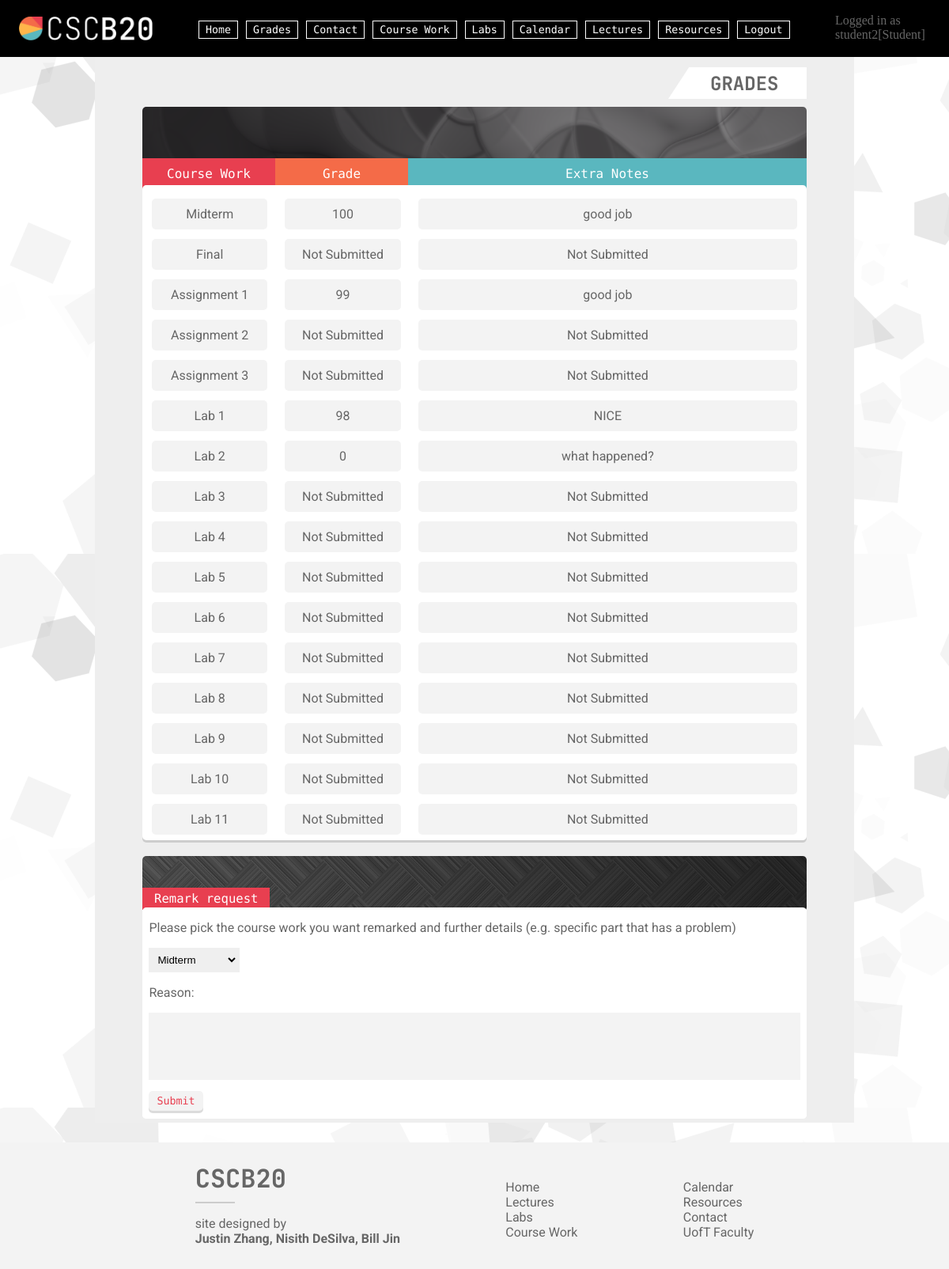
/Grades (signed in), run on the app's committed database.
### app.py (models this page shows)
class Notes(db.Model):
    __tablename__ = 'Notes'
    worktype = db.Column(db.String(20), primary_key = True)
    username = db.Column(db.String(20), db.ForeignKey('User.username'), nullable = False, primary_key=True)
    grade = db.Column(db.Integer)
    extraNotes = db.Column(db.Text)

### app.py (the view)
@app.route("/Grades")
def Grades():
    if "user" not in session: return redirect(url_for("login"))
    if session["user"]["clas"]!="Student": return redirect(url_for("Home"))
    grades = {}
    username = session["user"]["username"]
    for i in courseworks:
        q = db.session.query(Notes).filter(Notes.worktype==i, Notes.username==username)
        if q.count()==0:
            grades[i]=gradeEntry("Not Submitted", "Not Submitted")
        else:
            q = q.first()
            grades[i]=gradeEntry(q.grade, q.extraNotes)
    return render_template("Grades.html", user=session["user"], grades=grades, courseworks=courseworks)

### templates/Grades.html (shortened to what this page needs)
<!DOCTYPE html>
<html lang="en" dir="ltr">
    <head>
        <link rel="stylesheet"
              href="{{ url_for('static',filename='styles/index.css') }}">
        <link rel="stylesheet"
              href="{{ url_for('static',filename='styles/Grades.css') }}">
    </head>
    <body>
        {% extends "template.html" %}
        {% block content %}
        <div class="flex-title">
            <div class="title-poly">
                <h2>GRADES</h2>
            </div>
        </div>
        <div class="head-img">
            <img src="/static/res/graphic2.png">
        </div>
        <div id="table-sec">
            <table id="tb-headers">
                <colgroup>
                    <col id="course-work" />
                    <col id="grade" />
                    <col id="notes" />
                </colgroup>
                <tr>
                    <th style="background-color:#e83f50ff">Course Work</th>
                    <th style="background-color:#f46b48ff">Grade</th>
                    <th style="background-color:#5ab7bfff">Extra Notes</th>
                </tr>
            </table>
            <table id="assessments">
                <colgroup>
                    <col id="course-work" />
                    <col id="grade" />
                    <col id="notes" />
                </colgroup>
                {% for i in grades.keys() %}
                <tr>
                    <th><div>{{ i }}</div></th>
                    <th><div>{{ grades[i].grade }}</div></th>
                    <th><div>{{ grades[i].notes }}</div></th>
                </tr>
                {% endfor %}
            </table>
        </div>
        <div class="feeback-sec">
            <img src="/static/res/graphic3.png" class="triangle-img">
            <div class="anon-feedback-title">
                <h3>Remark request</h3>
            </div>
            <div class="feedback-in">
                <p>Please pick the course work you want remarked and further details (e.g. specific part that has a problem)</p>
                <form class="feedback-form" action="{{ url_for('remarkReq') }}" method="POST">
                    <select name="worktype">
                        {% for i in courseworks %}
                        <option value="{{ i }}">{{ i }}</option>
                        {% endfor %}
                    </select>
                    <br />
                    <p>Reason:</p>
                    <textarea name="reason"></textarea>
                    <button type='submit' value="Submit">Submit</button>
                </form>
            </div>
        </div>
        {% endblock %}

### static/styles/index.css (style rules this page uses)
:root { --header-width:80vw; --header-left:10vw; }
body { min-height: 100vh; height: fit-content; display: flex; flex-direction: column; padding:0px; margin:0px; overflow-x: hidden; transition-duration: 0s; background-image: url("../res/bgw.webp") }
p { color: #666666; }

### static/styles/Grades.css (style rules this page uses)
.feeback-sec { font-family: 'Roboto'; margin-top: 10px; width: 100%; position: relative; height: fit-content; background-color: white; border-radius: 5px; }
.triangle-img { float: left; position: absolute; width: 100%; height: var(--triangle-height); border-radius: 5px; margin-bottom: 0px; object-fit: cover; z-index: 0; }
.feedback-in { padding-left: 1%; padding-right: 1%; position: inherit; display: inline-block; margin-top: calc(var(--triangle-height) - 5px); width: 98%; height: 100%; border-radius: 5px; background-color: white; padding-bottom: 5px; }
.feedback-form { display: inline-block; width: 100%; }
.feedback-form textarea { font-family: 'Roboto'; padding: 5px; margin: 0px; width: calc(100% - 10px); height: 75px; resize: none; border: none; background-color: #f3f3f3ff; margin-bottom: 10px; }
.feedback-form button { border: none; cursor: pointer; padding-left: 10px; padding-right: 10px; padding-top: 5px; padding-bottom: 5px; margin-bottom: 5px; border-radius: 5px; box-shadow: 0px 3px rgba(0, 0, 0, 0.14); font-family: "Fragment Mono", monospace; background-color: #f3f3f3ff; color: #e83f50; transition-duration: 0.1s; }
.anon-feedback-title { top:calc(var(--triangle-height) - 30px); float: left; position: absolute; font-size: smaller; height: fit-content; color: white; padding: 5px; padding-left: 15px; padding-right: 15px; background-color: #e83f50ff; }
.anon-feedback-title h3 { margin: 0px; padding: 0px; font-family: 'Fragment Mono', monospace; font-weight: lighter; }
.feedback-form select { border: 2px transparent solid; padding: 5px; }
#assessments { width: 100%; position: relative; top: -10px; table-layout: fixed; background-color: #FFFFFF; border-radius: 5px; font-family: 'Roboto'; color: #666666; font-weight: lighter; padding-top: 10px; box-shadow: 0px 3px rgb(205, 205, 205); z-index: 20; }
#assessments th { padding: 5px 10px; }
#assessments div { background-color: #f3f3f3ff; border-radius: 5px; padding: 10px 0px; font-weight: normal; }
#course-work { width: 20%; }
#grade { width: 20%; }
#tb-headers { width: 100%; table-layout: fixed; border-radius: 5px; font-family: "Fragment Mono", monospace; color: white; border-spacing: 0px; padding-bottom: 0px; z-index: 10; position: relative; top: -5px; }
#tb-headers th { padding: 10px 0px; font-weight: lighter; }
.head-img { display: flex; width: 100%; align-items: center; justify-content: center; }
.head-img img { width: 100%; object-fit: cover; height: var(--triangle-height); border-radius: 5px; }

### static/styles/resources.css (style rules this page uses)
:root { --header-width:80vw; --header-left:10vw; --triangle-height:70px; }
.title-poly { display: block; position: relative; clip-path: polygon(100% 0%, 100% 100%, 0% 100%, 15% 0%); background-color: white; text-align: center; width: 175px; height: 40px; }
.title-poly h2 { font-family: 'JetBrains Mono'; margin: 0px; padding-left: 10%; padding-top: 3%; }
.flex-title { margin-top: 10px; margin-bottom: 10px; display: flex; justify-content: right; color: #666666; }
.triangle-img { float: left; position: absolute; width: 100%; height: var(--triangle-height); margin-bottom: 0px; object-fit: cover; z-index: 0; border-radius: 5px; }

### data on the page
Notes: worktype "Midterm", grade "100", extraNotes "good job"
Notes: worktype "Assignment 1", grade "99", extraNotes "good job"
Notes: worktype "Lab 1", grade "98", extraNotes "NICE"
Notes: worktype "Lab 2", grade "0", extraNotes "what happened?"

### other printed values
{{ user.username }} "student2"
{{ user.clas }} "Student"
{{ i }} "Final" "Assignment 2" "Assignment 3" "Lab 3" "Lab 4" "Lab 5" "Lab 6" "Lab 7" "Lab 8" "Lab 9" "Lab 10" "Lab 11"
{{ grades[i].grade }} "Not Submitted" "Not Submitted" "Not Submitted" "Not Submitted" "Not Submitted" "Not Submitted" "Not Submitted" "Not Submitted" "Not Submitted" "Not Submitted" "Not Submitted" "Not Submitted"
{{ grades[i].notes }} "Not Submitted" "Not Submitted" "Not Submitted" "Not Submitted" "Not Submitted" "Not Submitted" "Not Submitted" "Not Submitted" "Not Submitted" "Not Submitted" "Not Submitted" "Not Submitted"
form field worktype "Midterm"
